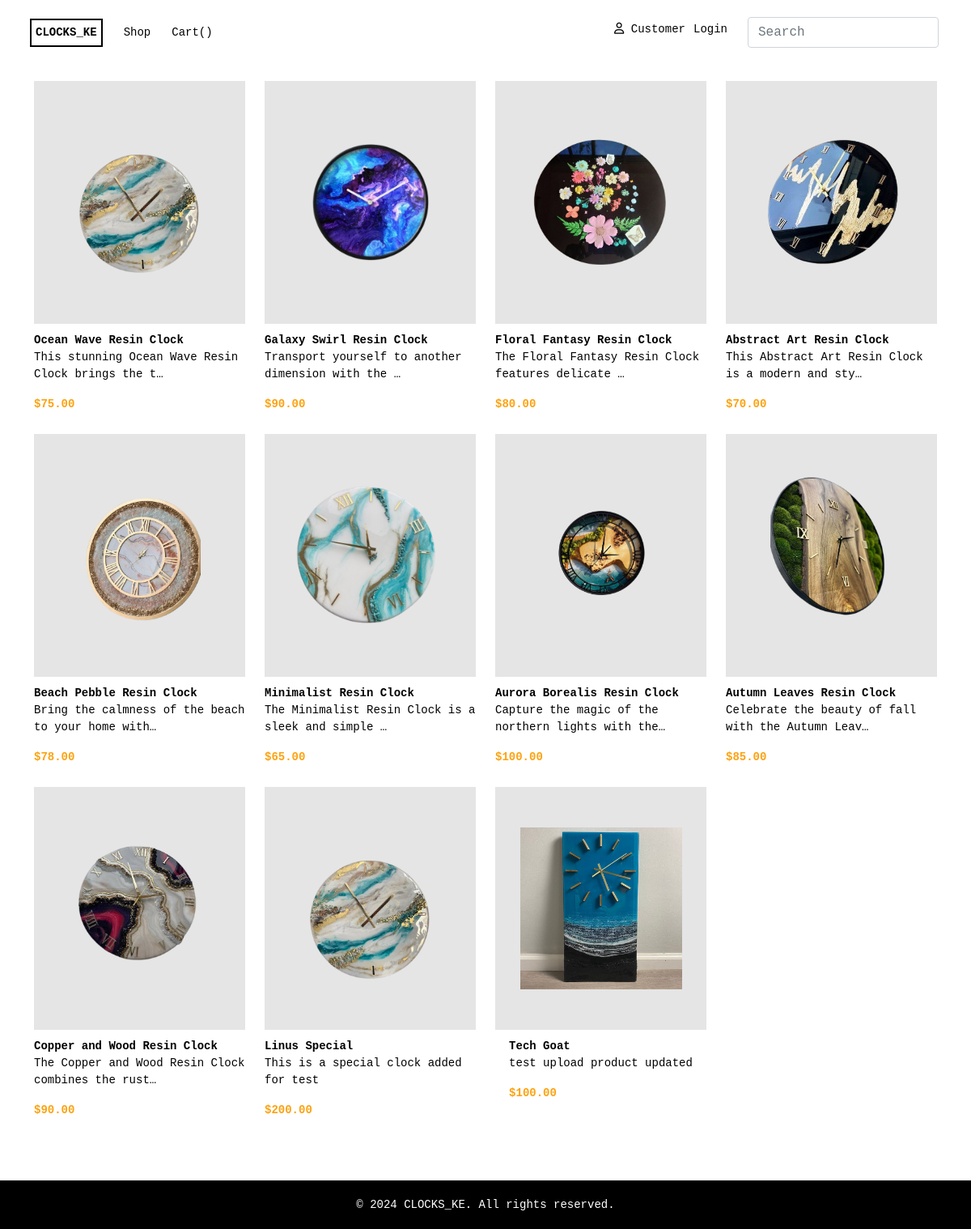
The page /shop on the database as committed earlier.
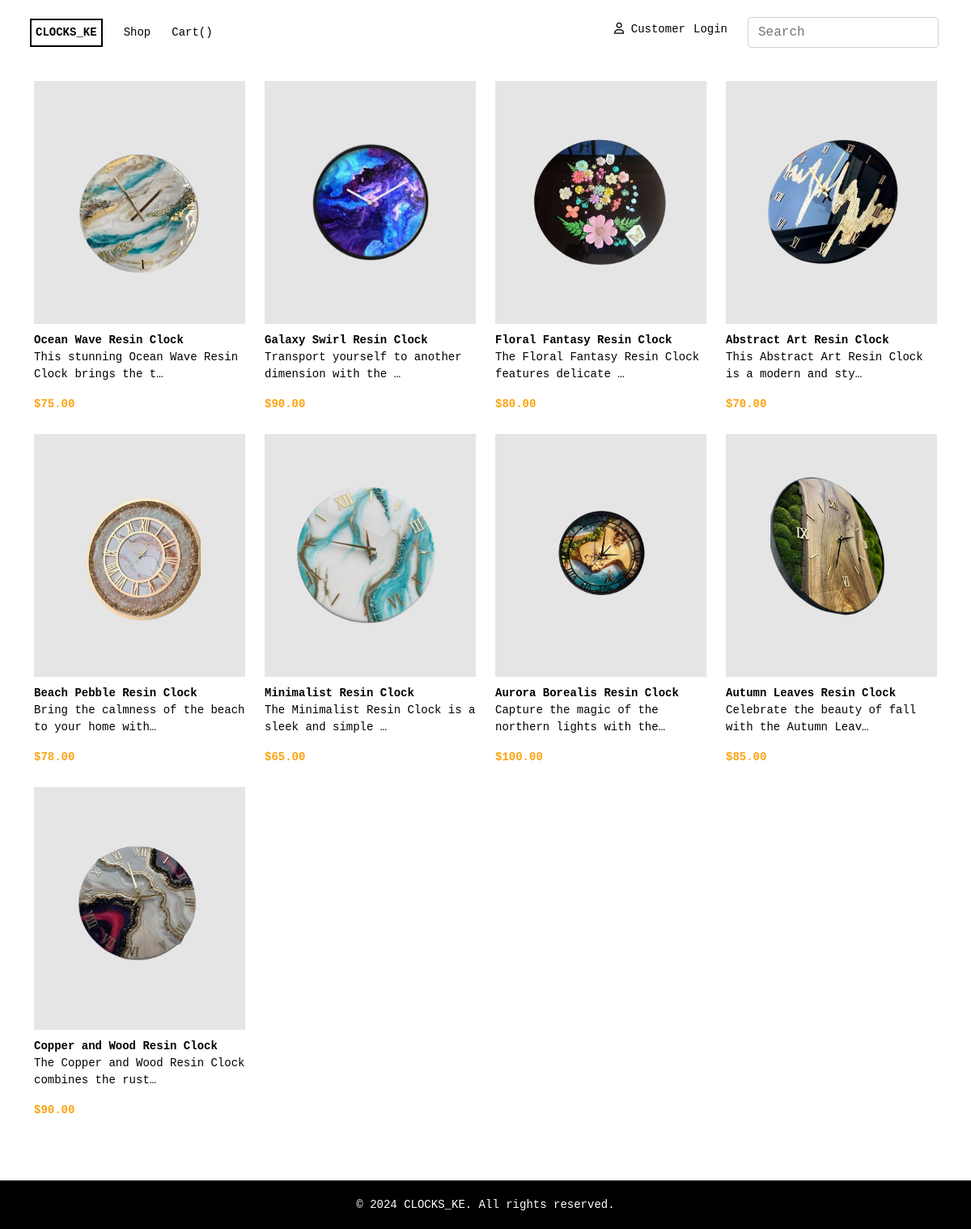
The same page on the database as committed later.
### store/models.py (models this page shows, shortened)
class Product(models.Model):
    id = models.AutoField(primary_key=True)
    name = models.CharField(max_length=200)
    price = models.FloatField()
    details = models.TextField()
    created_at = models.DateTimeField(auto_now_add=True)
    image = models.ImageField(default='clock1.png')

### store/views.py (the view)
# urls.py: path('shop', views.shop, name='shop'),
def shop(request):
    products = Product.objects.all()
    context = {'products': products}
    return render(request, 'store/shop.html', context)

### store/templates/store/shop.html
{% extends 'store/index.html' %} {% block content %} {% load static %}
<section class="shop">
  <div class="container">
    <div class="row">
      {% for product in products %}
      <div class="col-md-4 col-lg-3 col">
        <div class="product-card">
          <a href="#" class="show-product-details" data-product="{{product.id}}">
            <div class="p-image">
              <img src="{{ product.image.url }}" alt="" />
            </div>
            <div class="p-details">
              <div class="p-text">
                <p class="product-name">{{product.name}}</p>
                <p class="product-description">
                  {{product.details | truncatechars:50}}
                </p>
                <p class="product-price">${{product.price | floatformat:2}}</p>
              </div>
            </div>
          </a>
        </div>
      </div>
      {% endfor %}
    </div>
  </div>
</section>
{% endblock %}

### store/templates/store/index.html (shortened to what this page needs)
{% load static %}
<!DOCTYPE html>
<html lang="en">
<head>
  <link rel="stylesheet" href="{% static 'css/styles.css' %}" />
  <link rel="stylesheet" href="{% static 'css/shop.css' %}" />
  <link rel="stylesheet" href="{% static 'css/product.css' %}" />
  <link rel="stylesheet" href="{% static 'css/checkout.css' %}" />
  <link rel="stylesheet" href="{% static 'css/cart.css' %}" />
  <link rel="stylesheet" href="{% static 'css/signin.css' %}" />
  <link href="https://cdn.jsdelivr.net/npm/bootstrap@5.1.3/dist/css/bootstrap.min.css" rel="stylesheet"
 />
  <link rel="stylesheet" type="text/css"
    href="https://cdnjs.cloudflare.com/ajax/libs/toastr.js/latest/css/toastr.min.css" />
</head>
<body>
  <nav class="navbar custom-navbar navbar-expand-lg bg-body-tertiary">
    <div class="container-fluid">
      <a class="navbar-brand navbar-logo" href="{% url 'store' %}">CLOCKS_KE</a>
      <a class="nav-link" aria-current="page" href="{% url 'shop' %}">Shop</a>
      {% if user.is_staff %}
      <a href="{% url 'admin:index' %}" target="_blank">Staff</a>
      {% else %}
      <a href="{% url 'cart' %}">Cart({{order.get_cart_items}})</a>
      {% endif %}
      <div class="collapse navbar-collapse" id="navbarSupportedContent">
        <div class="end d-flex">
          <div class="user-profile ">
            {% if user.is_authenticated %}
            <a class="logout" href="{% url 'profile'%}">
              <i class="fa-regular fa-user"></i> <span class="d-none d-sm-inline">{{ user.first_name }}</span>
            </a>
            {% else %}
            <span class="d-flex">
              <a href="{% url 'login' %}">
                <i class="fa-regular fa-user"></i> <span class="d-none d-sm-inline">Customer</span>
              </a>
              <a aria-current="page" href="{% url 'login' %}">Login</a>
            </span>
            {% endif %}
          </div>
          <form class="d-flex" role="search">
            <input class="form-control me-2 search-input" type="search" placeholder="Search" aria-label="Search">
          </form>
        </div>
      </div>
    </div>
  </nav>
  {% block content %} {% endblock%}
  <section class="footer">
    <div class="footer-content">
      <p>© 2024 CLOCKS_KE. All rights reserved.</p>
    </div>
  </section>
</body>
</html>

### static/css/styles.css (style rules this page uses)
body { font-family: monospace !important; margin: 0; min-height: 100vh; display: flex; flex-direction: column; }
i { color: black; }
a { color: black !important; }
p { font-size: 14px !important; }
.navbar { position: sticky !important; top: 0 !important; z-index: 1000 !important; background-color: #ffffff !important; }
.custom-navbar { padding: 10px 20px; min-height: 80px; }
.navbar-logo { font-size: 10px; font-weight: bold; border: solid 2px black; padding: 5px; }
.navbar a { text-decoration: none; color: black; font-size: 14px; margin: 5px; }
.navbar .end { display: flex; flex-direction: row; gap: 20px; }
a img { width: 20px; height: 20px; }
.search-input { height: fit-content !important; }
.footer { margin-top: auto; width: 100%; }
.footer-content { background-color: black; min-height: 60px; color: white; text-align: center; width: 100%; height: 2.5rem; }
.footer-content p { padding-top: 20px; margin: auto 0 auto 0; }

### static/css/shop.css (style rules this page uses)
.shop { padding: 20px; margin-bottom: 30px; }
.shop .product-card { margin-bottom: 10px; }
.shop .product-card a { color: black; text-decoration: none; }
.shop .p-image { background-color: #e5e5e5; height: 300px; display: flex; justify-content: center; align-items: center; }
.shop .p-image img { width: 200px; height: 200px; object-fit: contain; }
.shop .p-details { display: flex; flex-direction: column; align-items: center; padding-top: 10px; }
.shop .p-details .product-price { padding-right: 5px; font-weight: 600; color: #fca311; }
.shop .p-details .product-name { font-weight: bold; padding-bottom: 0; margin-bottom: 0; }

Rows that differ between the two databases and show on the page:
removed Product: image (picture), name "Linus Special", details "This is a special clock added for test", price "200.00"
removed Product: image (picture), name "Tech Goat", details "test upload product updated", price "100.00"
